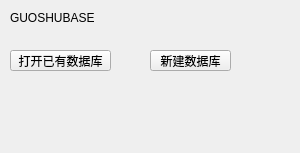
<?xml version="1.0" encoding="UTF-8"?>
<ui version="4.0">
 <class>Form</class>
 <widget class="QWidget" name="Form">
  <property name="geometry">
   <rect>
    <x>0</x>
    <y>0</y>
    <width>300</width>
    <height>153</height>
   </rect>
  </property>
  <property name="windowTitle">
   <string>Form</string>
  </property>
  <widget class="QToolButton" name="toolButton">
   <property name="geometry">
    <rect>
     <x>10</x>
     <y>50</y>
     <width>101</width>
     <height>21</height>
    </rect>
   </property>
   <property name="text">
    <string>打开已有数据库</string>
   </property>
  </widget>
  <widget class="QToolButton" name="toolButton_2">
   <property name="geometry">
    <rect>
     <x>150</x>
     <y>50</y>
     <width>81</width>
     <height>21</height>
    </rect>
   </property>
   <property name="text">
    <string>新建数据库</string>
   </property>
  </widget>
  <widget class="QLabel" name="label">
   <property name="geometry">
    <rect>
     <x>10</x>
     <y>10</y>
     <width>91</width>
     <height>16</height>
    </rect>
   </property>
   <property name="text">
    <string>GUOSHUBASE</string>
   </property>
  </widget>
 </widget>
 <resources/>
 <connections/>
</ui>
